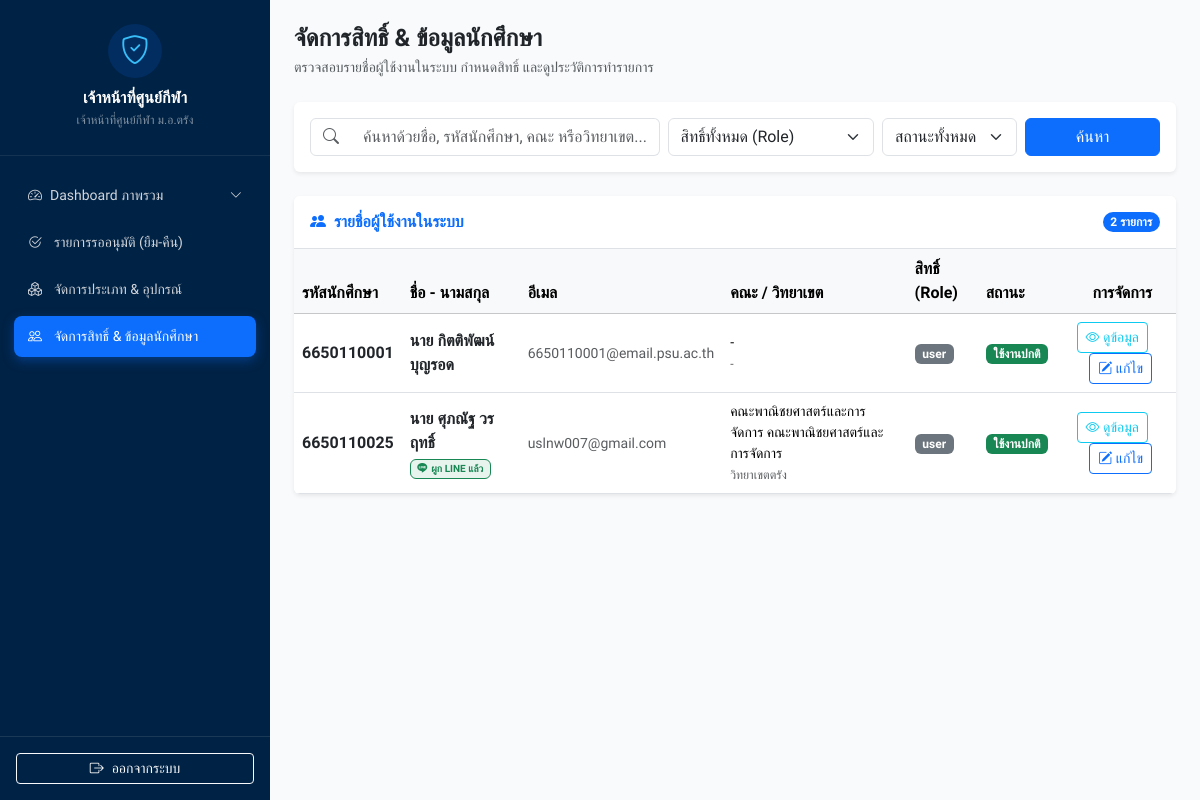
Screenshot of /admin/users.php (signed in) with the database file from the repository.
### tables this page shows
CREATE TABLE IF NOT EXISTS `user` (
  `user_id` int(11) NOT NULL AUTO_INCREMENT,
  `line_user_id` varchar(255) DEFAULT NULL,
  `student_id` varchar(50) DEFAULT NULL,
  `full_name` varchar(255) DEFAULT NULL,
  `email` varchar(255) DEFAULT NULL,
  `gender` varchar(20) DEFAULT NULL,
  `national_id` varchar(13) DEFAULT NULL,
  `faculty` varchar(100) DEFAULT NULL,
  `campus` varchar(100) DEFAULT NULL,
  `role` enum('user','admin') DEFAULT 'user',
  `status` enum('active','inactive','graduated') DEFAULT 'active',
  `enrollment_year` int(4) DEFAULT NULL,
  `created_at` timestamp NOT NULL DEFAULT current_timestamp(),
  PRIMARY KEY (`user_id`),
  UNIQUE KEY `line_user_id` (`line_user_id`),
  UNIQUE KEY `psu_passport_id` (`student_id`) USING BTREE
);

### admin/users.php (the view, shortened to what this page needs)
<?php
require_once '../config/db.php';
        $search = trim($_GET['search'] ?? '');
        $role_filter =$_GET['role'] ?? 'all';
        $status_filter =$_GET['status'] ?? 'all';
        $conditions = [];
        $params = [];
        $whereSql = !empty($conditions) ? "WHERE " . implode(" AND ", $conditions) : "";
        $stmt =$pdo->prepare("SELECT u.* FROM user u $whereSql ORDER BY u.user_id DESC");
        $stmt->execute($params);
        $userList =$stmt->fetchAll(PDO::FETCH_ASSOC);
?>
<!DOCTYPE html>
<html lang="th">
<head>
</head>
<body class="d-flex">
    <?php include '../components/sidebar.php'; ?>
    <div class="flex-grow-1 p-4" style="background-color: #f8fafc; min-height: 100vh;">
        <div class="d-flex justify-content-between align-items-center mb-4">
            <div>
                <h4 class="fw-bold mb-1 text-dark">จัดการสิทธิ์ & ข้อมูลนักศึกษา</h4>
                <p class="text-muted small mb-0">ตรวจสอบรายชื่อผู้ใช้งานในระบบ กำหนดสิทธิ์ และดูประวัติการทำรายการ</p>
            </div>
        </div>
        <div class="card card-custom p-3 border-0 shadow-sm mb-4">
            <form method="GET" action="users.php" class="row g-2 align-items-center">
                <div class="col-md-5">
                    <div class="input-group">
                        <span class="input-group-text bg-white text-muted"><i class="bi bi-search"></i></span>
                        <input type="text" name="search" class="form-control border-start-0" placeholder="ค้นหาด้วยชื่อ, รหัสนักศึกษา, คณะ หรือวิทยาเขต..." value="<?= htmlspecialchars($search) ?>">
                    </div>
                </div>
                <div class="col-md-3">
                    <select name="role" class="form-select">
                        <option value="all" <?= $role_filter === 'all' ? 'selected' : '' ?>>สิทธิ์ทั้งหมด (Role)</option>
                    </select>
                </div>
                <div class="col-md-2">
                    <select name="status" class="form-select">
                        <option value="all" <?= $status_filter === 'all' ? 'selected' : '' ?>>สถานะทั้งหมด</option>
                    </select>
                </div>
                <div class="col-md-2 d-flex gap-2">
                    <button type="submit" class="btn btn-primary w-100 fw-medium">ค้นหา</button>
                </div>
            </form>
        </div>
        <div class="card card-custom p-0 overflow-hidden border-0 shadow-sm">
            <div class="card-header bg-white py-3 border-bottom d-flex justify-content-between align-items-center">
                <h6 class="fw-bold mb-0 text-primary"><i class="bi bi-people-fill me-2"></i>รายชื่อผู้ใช้งานในระบบ</h6>
                <span class="badge bg-primary rounded-pill"><?= count($userList) ?> รายการ</span>
            </div>
            <div class="table-responsive">
                <table class="table table-hover mb-0 align-middle">
                    <thead class="table-light text-secondary">
                        <tr>
                            <th>รหัสนักศึกษา</th>
                            <th>ชื่อ - นามสกุล</th>
                            <th>อีเมล</th>
                            <th>คณะ / วิทยาเขต</th>
                            <th>สิทธิ์ (Role)</th>
                            <th>สถานะ</th>
                            <th class="text-end pe-4">การจัดการ</th>
                        </tr>
                    </thead>
                    <tbody>
                        <?php foreach ($userList as$u): ?>
                        <tr>
                            <td class="fw-semibold text-dark">
                                <?= htmlspecialchars($u['student_id'] ?? '-') ?>
                            </td>
                            <td>
                                <div class="fw-bold text-dark"><?= htmlspecialchars($u['full_name'] ?? 'ไม่ระบุชื่อ') ?></div>
                                <?php if (!empty($u['line_user_id'])): ?>
                                    <span class="badge bg-success bg-opacity-10 text-success border border-success" style="font-size: 10px;">
                                        <i class="bi bi-line me-1"></i>ผูก LINE แล้ว
                                    </span>
                                <?php endif; ?>
                            </td>
                            <td class="small text-muted"><?= htmlspecialchars($u['email'] ?? '-') ?></td>
                            <td class="small">
                                <div><?= htmlspecialchars($u['faculty'] ?? '-') ?></div>
                                <small class="text-muted"><?= htmlspecialchars($u['campus'] ?? '-') ?></small>
                            </td>
                            <td>
                                <?php if ($u['role'] === 'admin'): ?>
                                    <span class="badge bg-primary px-2.5 py-1">admin</span>
                                <?php else: ?>
                                    <span class="badge bg-secondary px-2.5 py-1">user</span>
                                <?php endif; ?>
                            </td>
                            <td>
                                <?php if ($u['status'] === 'active'): ?>
                                    <span class="badge bg-success">ใช้งานปกติ</span>
                                <?php elseif ($u['status'] === 'inactive'): ?>
                                    <span class="badge bg-danger">ระงับใช้งาน</span>
                                <?php elseif ($u['status'] === 'graduated'): ?>
                                    <span class="badge bg-warning text-dark">จบการศึกษา</span>
                                <?php else: ?>
                                    <span class="badge bg-secondary"><?= htmlspecialchars($u['status']) ?></span>
                                <?php endif; ?>
                            </td>
                            <td class="text-end pe-4">
                                <button type="button" class="btn btn-sm btn-outline-info px-2.5 fw-medium me-1" onclick="viewUserDetail(<?= $u['user_id'] ?>)">
                                    <i class="bi bi-eye"></i> ดูข้อมูล
                                </button>
                                <button type="button" class="btn btn-sm btn-outline-primary px-2.5 fw-medium" onclick='openEditUserModal(<?= json_encode($u, JSON_UNESCAPED_UNICODE) ?>)'>
                                    <i class="bi bi-pencil-square"></i> แก้ไข
                                </button>
                            </td>
                        </tr>
                        <?php endforeach; ?>
                    </tbody>
                </table>
            </div>
        </div>
    </div>
</body>
</html>

### components/sidebar.php (style rules this page uses)
body { font-family: 'Prompt', sans-serif; background-color: #f4f7fa; }

### rows the page displays
user: student "6650110001", full_name "นาย กิตติพัฒน์ บุญรอด", email "6650110001@email.psu.ac.th", faculty "-", campus "-", role "user", status "ใช้งานปกติ"
user: student "6650110025", full_name "นาย ศุภณัฐ วรฤทธิ์", shows "ผูก LINE แล้ว", email "uslnw007@gmail.com", faculty "คณะพาณิชยศาสตร์และการจัดการ คณะพาณิชยศาสตร์และการจัดการ", campus "วิทยาเขตตรัง", role "user", status "ใช้งานปกติ"

### other values shown
$adminName "เจ้าหน้าที่ศูนย์กีฬา"
count($userList) "2"
